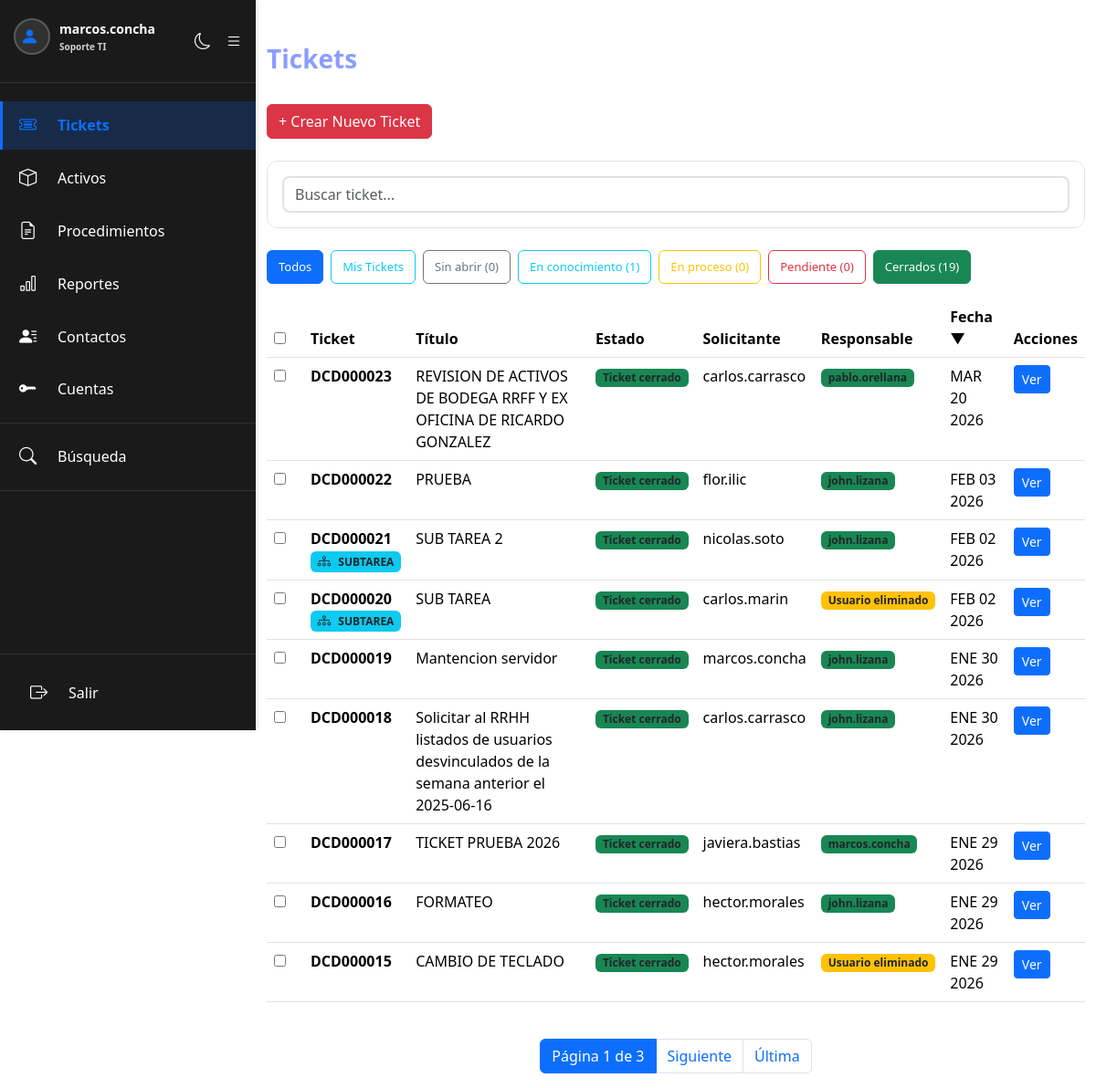
Before: /tickets.php?cerrados=1 (signed in) with the older database file.
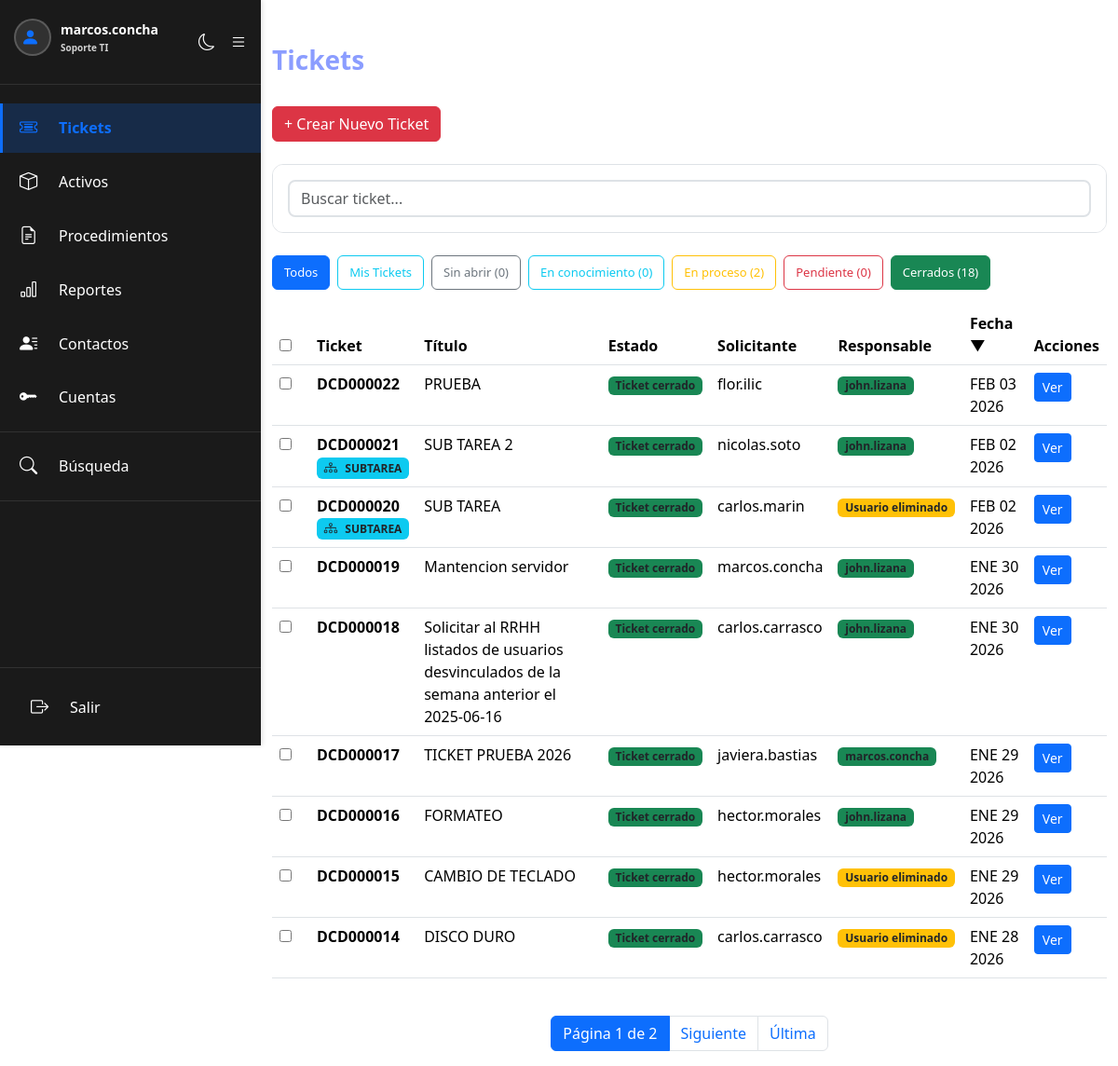
After: the same page with the newer database file.
### tables this page shows
CREATE TABLE `tickets` (
  `id` int(11) NOT NULL AUTO_INCREMENT,
  `ticket_padre_id` int(11) DEFAULT NULL,
  `ticket_number` varchar(50) NOT NULL,
  `titulo` varchar(255) NOT NULL,
  `descripcion` longtext DEFAULT NULL,
  `estado` varchar(50) DEFAULT 'sin abrir',
  `es_cerrado` tinyint(1) DEFAULT 0,
  `usuario_creador` int(11) DEFAULT NULL,
  `nombre_solicitante` varchar(255) DEFAULT NULL,
  `propietario` int(11) DEFAULT NULL,
  `responsable` int(11) DEFAULT NULL,
  `fecha_creacion` datetime DEFAULT current_timestamp(),
  `fecha_ultima_modificacion` datetime DEFAULT current_timestamp() ON UPDATE current_timestamp(),
  `motivo_cierre` varchar(255) DEFAULT NULL,
  `estado_cancelacion` varchar(255) DEFAULT NULL,
  PRIMARY KEY (`id`),
  UNIQUE KEY `ticket_number` (`ticket_number`),
  KEY `usuario_creador` (`usuario_creador`),
  KEY `propietario` (`propietario`),
  KEY `responsable` (`responsable`),
  KEY `fk_ticket_padre` (`ticket_padre_id`),
  CONSTRAINT `fk_ticket_padre` FOREIGN KEY (`ticket_padre_id`) REFERENCES `tickets` (`id`) ON DELETE CASCADE,
  CONSTRAINT `tickets_ibfk_1` FOREIGN KEY (`usuario_creador`) REFERENCES `users` (`id`),
  CONSTRAINT `tickets_ibfk_2` FOREIGN KEY (`propietario`) REFERENCES `users` (`id`),
  CONSTRAINT `tickets_ibfk_3` FOREIGN KEY (`responsable`) REFERENCES `users` (`id`)
);

CREATE TABLE `users` (
  `id` int(11) NOT NULL AUTO_INCREMENT,
  `nombre_completo` varchar(255) DEFAULT NULL,
  `username` varchar(50) NOT NULL,
  `password` varchar(255) NOT NULL,
  `foto_perfil` varchar(255) DEFAULT NULL,
  `role` varchar(20) DEFAULT 'viewer',
  `created_at` datetime DEFAULT current_timestamp(),
  `necesita_cambiar_password` tinyint(1) DEFAULT 0,
  `email` varchar(255) DEFAULT NULL,
  `numero_telefono` varchar(20) NOT NULL,
  `dpto_division` varchar(255) DEFAULT NULL,
  PRIMARY KEY (`id`),
  UNIQUE KEY `username` (`username`)
);

### includes/config.php (called while the page is built, shortened)
<?php
function formatearFecha($fecha) {
    $meses = ['', 'ENE', 'FEB', 'MAR', 'ABR', 'MAY', 'JUN', 'JUL', 'AGO', 'SEP', 'OCT', 'NOV', 'DIC'];
    $timestamp = strtotime($fecha);
    $mes = $meses[date('n', $timestamp)];
    $dia = date('d', $timestamp);
    $año = date('Y', $timestamp);
    return "$mes $dia $año";
}

### tickets.php (the view, shortened to what the changed rows need)
<?php
require_once 'includes/config.php';
$tickets = [];
$estado_filtro = $_GET["estado"] ?? "";
$mis_tickets = $_GET["mis_tickets"] ?? "";
$mostrar_cerrados = $_GET["cerrados"] ?? "0";
$pagina = max(1, (int)($_GET["pagina"] ?? 1));
$orden = $_GET["orden"] ?? "fecha";
$direccion = $_GET["dir"] ?? "DESC";
$estados_abiertos = ['sin abrir', 'en conocimiento', 'en proceso', 'pendiente de cierre'];
if ($mostrar_cerrados === "1") {
    $estado_filtro = "";
} elseif (!empty($estado_filtro) && !in_array($estado_filtro, $estados_abiertos)) {
    $estado_filtro = "";
}
$tickets_por_pagina = 9;
$offset = ($pagina - 1) * $tickets_por_pagina;
$total_paginas = 1;
$orden_map = [
    'ticket_number' => 't.ticket_number',
    'titulo' => 't.titulo',
    'estado' => 't.estado',
    'fecha' => 't.fecha_creacion',
    'solicitante' => 't.nombre_solicitante',
    'responsable' => 't.responsable'
];
$columna_orden = $orden_map[$orden];
$conteos_estado = [];
foreach (['sin abrir', 'en conocimiento', 'en proceso', 'pendiente de cierre'] as $est) {
    $stmt_conteo = $conexion->prepare("SELECT COUNT(*) as total FROM tickets WHERE es_cerrado = 0 AND estado = ?");
    $stmt_conteo->execute([$est]);
    $conteos_estado[$est] = $stmt_conteo->fetch(PDO::FETCH_ASSOC)['total'];
}
$stmt_conteo_cerrados = $conexion->prepare("SELECT COUNT(*) as total FROM tickets WHERE es_cerrado = 1");
$stmt_conteo_cerrados->execute();
$conteo_cerrados = $stmt_conteo_cerrados->fetch(PDO::FETCH_ASSOC)['total'];
try {
    $es_cerrado_condicion = ($mostrar_cerrados === "1") ? "1" : "0";
    if (!empty($mis_tickets) && $mis_tickets === "1") {
        $where = "t.es_cerrado = " . $es_cerrado_condicion . " AND t.responsable = ? AND (t.ticket_padre_id IS NULL OR t.usuario_creador = ?)";
        $params = [$_SESSION["user_id"], $_SESSION["user_id"]];
    } else {
        $where = "t.es_cerrado = " . $es_cerrado_condicion;
        $params = [];
    }
    $stmt_count = $conexion->prepare("SELECT COUNT(*) as total FROM tickets t WHERE " . $where);
    $stmt_count->execute($params);
    $total_tickets = $stmt_count->fetch(PDO::FETCH_ASSOC)['total'];
    $stmt = $conexion->prepare("
        SELECT t.*, COALESCE(u.username, 'Usuario eliminado') as creador_nombre,
               tp.ticket_number as padre_numero
        FROM tickets t
        LEFT JOIN users u ON t.usuario_creador = u.id
        LEFT JOIN tickets tp ON t.ticket_padre_id = tp.id
        WHERE " . $where . "
        ORDER BY " . $columna_orden . " " . $direccion . "
        LIMIT " . intval($tickets_por_pagina) . " OFFSET " . intval($offset) . "
    ");
    $stmt->execute($params);
    $tickets = $stmt->fetchAll(PDO::FETCH_ASSOC);
    $total_paginas = ceil($total_tickets / $tickets_por_pagina);
} catch (PDOException $e) {
    $error = "Error al obtener tickets: " . $e->getMessage();
}
function getEstadoColor($estado) {
    return match($estado) {
        'sin abrir' => 'secondary',
        'en conocimiento' => 'info',
        'en proceso' => 'warning',
        'ticket cerrado' => 'success',
        'pendiente de cierre' => 'danger',
        default => 'secondary'
    };
}
?>
<!DOCTYPE html>
<html lang="es" id="htmlRoot">
<head>
    <link href="https://cdn.jsdelivr.net/npm/bootstrap@5.3.8/dist/css/bootstrap.min.css" rel="stylesheet">
    <link href="css/dark-mode.css" rel="stylesheet">
</head>
<body>
    <?php include 'includes/sidebar.php'; ?>
    <div class="container mt-5">
        <div class="row mb-4">
            <div class="col-md-12">
                <h2>Tickets</h2><br>
            </div>
        </div>
        <div class="btn-filtro-container">
            <a href="tickets.php" class="btn <?php echo empty($estado_filtro) && empty($mis_tickets) ? 'btn-primary' : 'btn-outline-primary'; ?>" title="Todos los tickets abiertos">Todos</a>
            <a href="tickets.php?mis_tickets=1<?php echo !empty($busqueda) ? '&buscar=' . urlencode($busqueda) : ''; ?>" class="btn <?php echo !empty($mis_tickets) ? 'btn-info' : 'btn-outline-info'; ?>">Mis Tickets</a>
            <a href="tickets.php?estado=sin%20abrir<?php echo !empty($busqueda) ? '&buscar=' . urlencode($busqueda) : ''; ?>" class="btn <?php echo $estado_filtro === 'sin abrir' ? 'btn-secondary' : 'btn-outline-secondary'; ?>">Sin abrir (<?php echo $conteos_estado['sin abrir']; ?>)</a>
            <a href="tickets.php?estado=en%20conocimiento<?php echo !empty($busqueda) ? '&buscar=' . urlencode($busqueda) : ''; ?>" class="btn <?php echo $estado_filtro === 'en conocimiento' ? 'btn-info' : 'btn-outline-info'; ?>">En conocimiento (<?php echo $conteos_estado['en conocimiento']; ?>)</a>
            <a href="tickets.php?estado=en%20proceso<?php echo !empty($busqueda) ? '&buscar=' . urlencode($busqueda) : ''; ?>" class="btn <?php echo $estado_filtro === 'en proceso' ? 'btn-warning' : 'btn-outline-warning'; ?>">En proceso (<?php echo $conteos_estado['en proceso']; ?>)</a>
            <a href="tickets.php?estado=pendiente%20de%20cierre<?php echo !empty($busqueda) ? '&buscar=' . urlencode($busqueda) : ''; ?>" class="btn <?php echo $estado_filtro === 'pendiente de cierre' ? 'btn-danger' : 'btn-outline-danger'; ?>">Pendiente (<?php echo $conteos_estado['pendiente de cierre']; ?>)</a>
            <a href="tickets.php?cerrados=1<?php echo !empty($busqueda) ? '&buscar=' . urlencode($busqueda) : ''; ?>" class="btn <?php echo $mostrar_cerrados === '1' ? 'btn-success' : 'btn-outline-success'; ?>">Cerrados (<?php echo $conteo_cerrados; ?>)</a>
        </div>
        <?php if (empty($tickets)): ?>
            <div class="alert alert-info">
                <?php echo !empty($busqueda) ? "No se encontraron tickets con esa búsqueda" : "No hay tickets aún"; ?>
            </div>
        <?php else: ?>
            <div class="table-responsive">
                    <table class="table table-hover">
                        <thead>
                            <tr>
                                <th style="width: 40px;"><input type="checkbox" id="selectAll" onchange="toggleSelectAll(this)"></th>
                                <th><a href="?orden=ticket_number&dir=<?php echo $orden === 'ticket_number' && $direccion === 'ASC' ? 'DESC' : 'ASC'; ?><?php echo !empty($busqueda) ? '&buscar=' . urlencode($busqueda) : ''; ?>&pagina=1" style="text-decoration: none; color: inherit;">Ticket <?php echo $orden === 'ticket_number' ? ($direccion === 'ASC' ? '▲' : '▼') : ''; ?></a></th>
                                <th><a href="?orden=titulo&dir=<?php echo $orden === 'titulo' && $direccion === 'ASC' ? 'DESC' : 'ASC'; ?><?php echo !empty($busqueda) ? '&buscar=' . urlencode($busqueda) : ''; ?>&pagina=1" style="text-decoration: none; color: inherit;">Título <?php echo $orden === 'titulo' ? ($direccion === 'ASC' ? '▲' : '▼') : ''; ?></a></th>
                                <th><a href="?orden=estado&dir=<?php echo $orden === 'estado' && $direccion === 'ASC' ? 'DESC' : 'ASC'; ?><?php echo !empty($busqueda) ? '&buscar=' . urlencode($busqueda) : ''; ?>&pagina=1" style="text-decoration: none; color: inherit;">Estado <?php echo $orden === 'estado' ? ($direccion === 'ASC' ? '▲' : '▼') : ''; ?></a></th>
                                <th><a href="?orden=solicitante&dir=<?php echo $orden === 'solicitante' && $direccion === 'ASC' ? 'DESC' : 'ASC'; ?><?php echo !empty($busqueda) ? '&buscar=' . urlencode($busqueda) : ''; ?>&pagina=1" style="text-decoration: none; color: inherit;">Solicitante <?php echo $orden === 'solicitante' ? ($direccion === 'ASC' ? '▲' : '▼') : ''; ?></a></th>
                                <th><a href="?orden=responsable&dir=<?php echo $orden === 'responsable' && $direccion === 'ASC' ? 'DESC' : 'ASC'; ?><?php echo !empty($busqueda) ? '&buscar=' . urlencode($busqueda) : ''; ?>&pagina=1" style="text-decoration: none; color: inherit;">Responsable <?php echo $orden === 'responsable' ? ($direccion === 'ASC' ? '▲' : '▼') : ''; ?></a></th>
                                <th><a href="?orden=fecha&dir=<?php echo $orden === 'fecha' && $direccion === 'ASC' ? 'DESC' : 'ASC'; ?><?php echo !empty($busqueda) ? '&buscar=' . urlencode($busqueda) : ''; ?>&pagina=1" style="text-decoration: none; color: inherit;">Fecha <?php echo $orden === 'fecha' ? ($direccion === 'ASC' ? '▲' : '▼') : ''; ?></a></th>
                                <th>Acciones</th>
                            </tr>
                        </thead>
                        <tbody>
                            <?php foreach ($tickets as $ticket): ?>
                            <tr class="ticket-list-row" onclick="if(event.target.tagName !== 'INPUT') window.location='ver_ticket.php?id=<?php echo htmlspecialchars($ticket["id"]); ?>'">
                                <td onclick="event.stopPropagation();"><input type="checkbox" class="ticket-checkbox" value="<?php echo $ticket['id']; ?>"></td>
                                <td>
                                    <strong><?php echo htmlspecialchars($ticket["ticket_number"]); ?></strong>
                                    <?php if ($ticket["ticket_padre_id"]): ?>
                                        <br><span class="badge bg-info" style="font-size: 0.75rem;"><i class="bi bi-diagram-3"></i> SUBTAREA</span>
                                    <?php endif; ?>
                                </td>
                                <td><?php echo htmlspecialchars($ticket["titulo"]); ?></td>
                                <td><span class="badge bg-<?php echo getEstadoColor($ticket["estado"]); ?>"><?php echo ucfirst(htmlspecialchars($ticket["estado"])); ?></span></td>
                                <td><?php echo htmlspecialchars($ticket["nombre_solicitante"] ?? "N/A"); ?></td>
                                <td>
                                    <?php
                                    if ($ticket["responsable"]) {
                                        $stmt = $conexion->prepare("SELECT username FROM users WHERE id = ?");
                                        $stmt->execute([$ticket["responsable"]]);
                                        $resp = $stmt->fetch(PDO::FETCH_ASSOC);
                                        if ($resp && !empty($resp["username"])) {
                                            echo '<span class="badge bg-success">' . htmlspecialchars($resp["username"]) . '</span>';
                                        } else {
                                            echo '<span class="badge bg-warning">Usuario eliminado</span>';
                                        }
                                    } else {
                                        echo '<span class="badge bg-secondary">Sin asignar</span>';
                                    }
                                    ?>
                                </td>
                                <td><?php echo formatearFecha($ticket["fecha_creacion"]); ?></td>
                                <td onclick="event.stopPropagation();">
                                    <a href="ver_ticket.php?id=<?php echo htmlspecialchars($ticket["id"]); ?>" class="btn btn-sm btn-primary">Ver</a>
                                </td>
                            </tr>
                            <?php endforeach; ?>
                        </tbody>
                    </table>
                </div>
            </div>
        <?php endif; ?>
        <?php if ($total_paginas > 1): ?>
        <nav aria-label="Paginación" class="mt-4">
            <ul class="pagination justify-content-center">
                <li class="page-item active">
                    <span class="page-link">Página <?php echo $pagina; ?> de <?php echo $total_paginas; ?></span>
                </li>
                <?php if ($pagina < $total_paginas): ?>
                <li class="page-item">
                    <a class="page-link" href="?pagina=<?php echo $pagina + 1; ?><?php echo !empty($busqueda) ? '&buscar=' . urlencode($busqueda) : ''; ?>">Siguiente</a>
                </li>
                <li class="page-item">
                    <a class="page-link" href="?pagina=<?php echo $total_paginas; ?><?php echo !empty($busqueda) ? '&buscar=' . urlencode($busqueda) : ''; ?>">Última</a>
                </li>
                <?php endif; ?>
            </ul>
        </nav>
        <?php endif; ?>
</body>
</html>

Changed rows visible on the page:
no longer on this page (row edited): tickets: ticket_number "DCD000023", titulo "REVISION DE ACTIVOS DE BODEGA RRFF Y EX OFICINA DE RICARDO GONZALEZ", estado "Ticket cerrado", nombre_solicitante "carlos.carrasco", responsable.username "pablo.orellana", fecha_creacion "MAR 20 2026"
now on this page (row edited): tickets: ticket_number "DCD000014", titulo "DISCO DURO", estado "Ticket cerrado", nombre_solicitante "carlos.carrasco", shows "Usuario eliminado", fecha_creacion "ENE 28 2026"
Other visible differences:
$conteos_estado['en conocimiento']: "1" → "0"
$conteos_estado['en proceso']: "0" → "2"
$conteo_cerrados: "19" → "18"
$total_paginas: "3" → "2"
